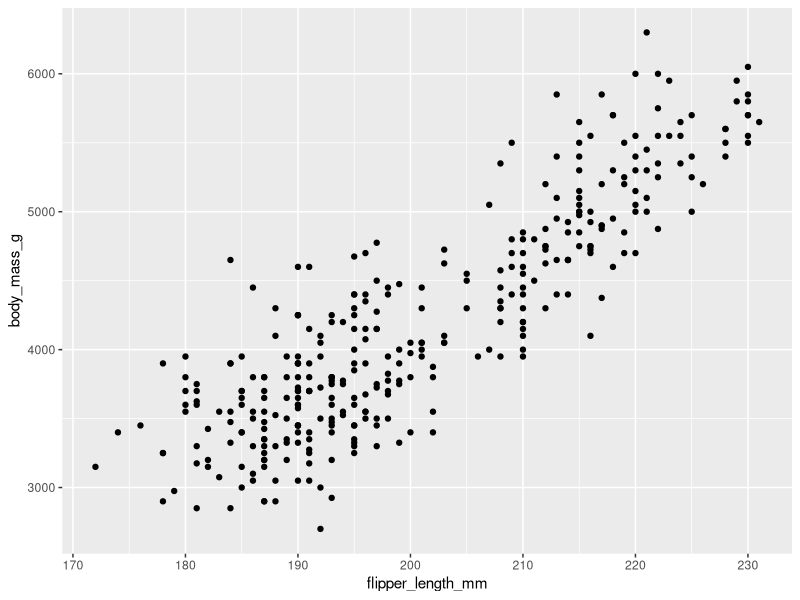
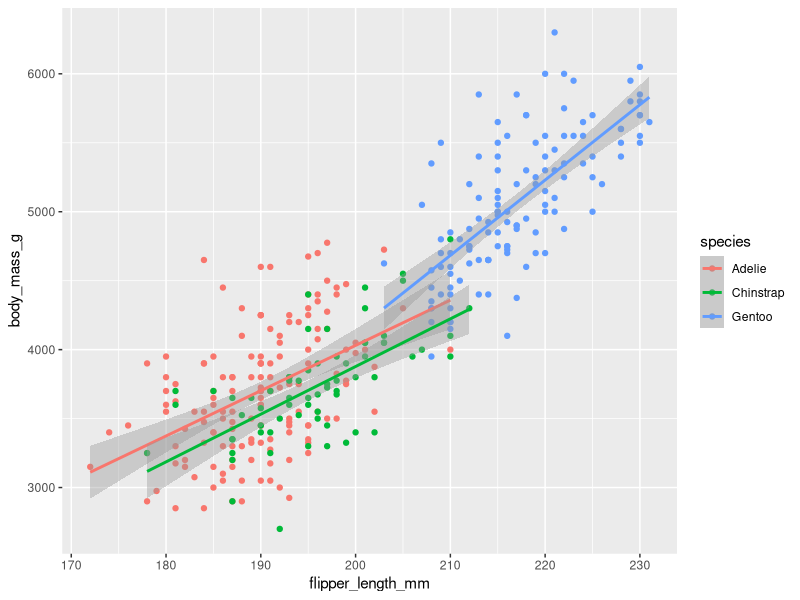
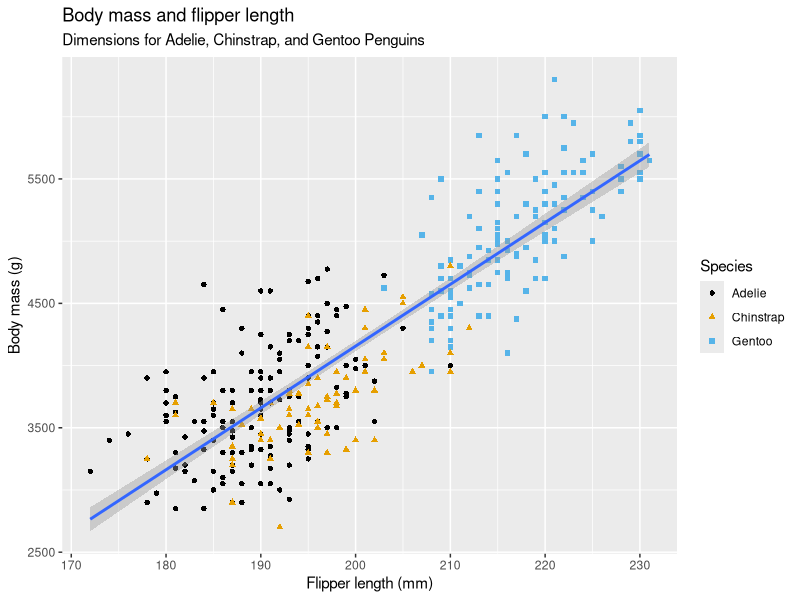
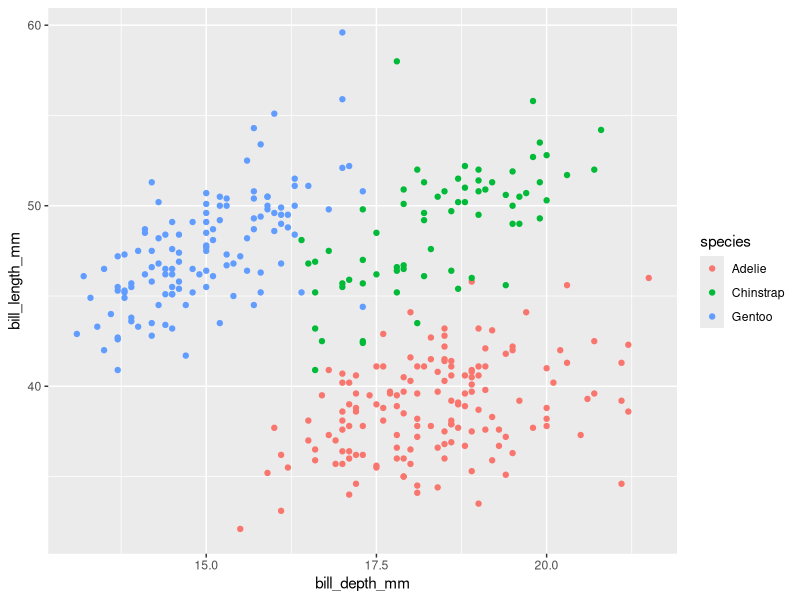
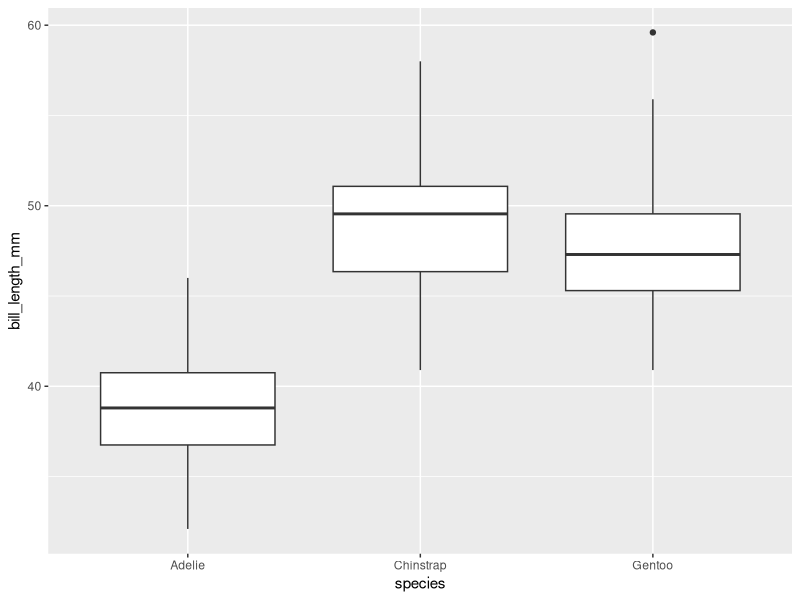
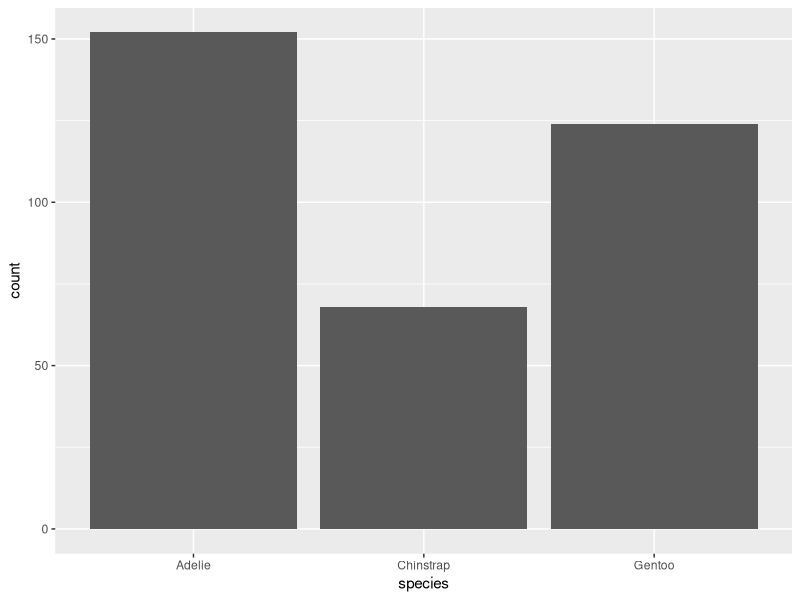
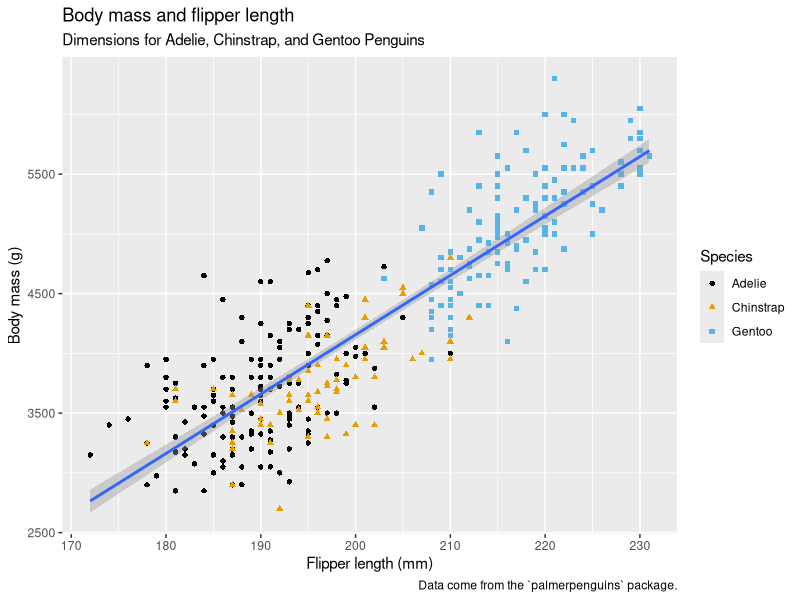
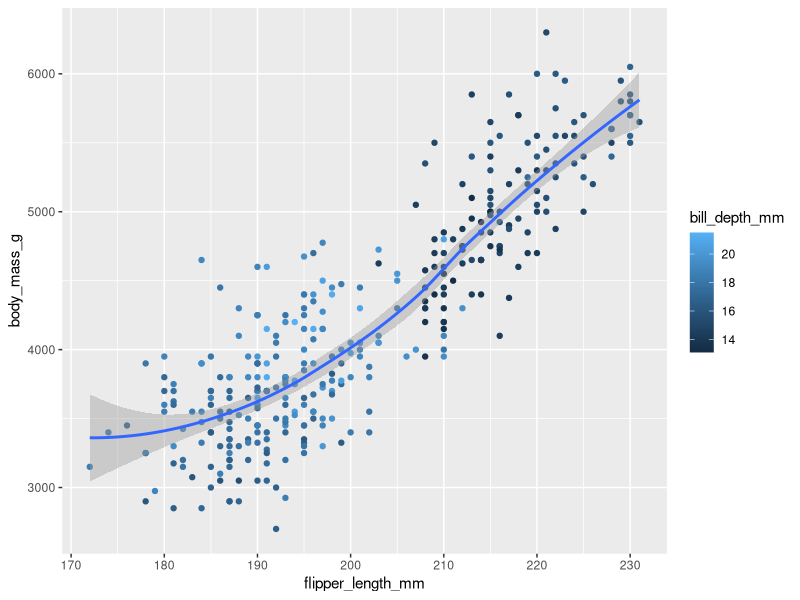

R code for these plots, in order:
## Introduction
### Prerequisites
library(tidyverse)
library(palmerpenguins)
library(ggthemes)

## First steps
### The `penguins` data frame
penguins

glimpse(penguins)

? penguins

### Ultimate goal
### Creating a ggplot
ggplot(
  data=penguins,
  mapping=aes(x=flipper_length_mm, y=body_mass_g)
)+
  geom_point()

### Adding aesthetics and layers
ggplot(
  data=penguins,
  mapping=aes(x=flipper_length_mm, y=body_mass_g, color = species)
)+
  geom_point()+
  geom_smooth(method = "lm")

ggplot(
  data=penguins,
  mapping=aes(x=flipper_length_mm, y=body_mass_g)
)+
  geom_point(mapping = aes(color = species, shape = species))+
  geom_smooth(method = "lm")+
  labs(
    title = "Body mass and flipper length",
    subtitle = "Dimensions for Adelie, Chinstrap, and Gentoo Penguins",
    x = "Flipper length (mm)", y = "Body mass (g)",
    color = "Species", shape = "Species"
  ) +
  scale_color_colorblind()

### Exercises
nrow(penguins)
ncol(penguins)

?penguins

ggplot(penguins,
       aes(bill_depth_mm, bill_length_mm, color=species))+
  geom_point()

ggplot(
  penguins,
  aes(species, bill_length_mm))+
  geom_boxplot()

ggplot(data = penguins, aes(species)) + 
  geom_bar()

ggplot(
  data=penguins,
  mapping=aes(x=flipper_length_mm, y=body_mass_g)
)+
  geom_point(mapping = aes(color = species, shape = species))+
  geom_smooth(method = "lm")+
  labs(
    title = "Body mass and flipper length",
    subtitle = "Dimensions for Adelie, Chinstrap, and Gentoo Penguins",
    x = "Flipper length (mm)", y = "Body mass (g)",
    color = "Species", shape = "Species",
    caption = "Data come from the `palmerpenguins` package."
  ) +
  scale_color_colorblind()

ggplot(
  data = penguins,
  mapping = aes(x = flipper_length_mm, y = body_mass_g)
) +
  geom_point(aes(color = bill_depth_mm)) +
  geom_smooth()

## ggplot2 calls
ggplot(
  data = penguins,
  mapping = aes(x = flipper_length_mm, y = body_mass_g)
) +
  geom_point()

ggplot(penguins, aes(x = flipper_length_mm, y = body_mass_g)) + 
  geom_point()

## Visualizing distribuitions
### A categorical variable
ggplot(penguins, aes(x = species)) +
  geom_bar()

ggplot(penguins, aes(x = fct_infreq(species))) +
  geom_bar()

### A numerical variable
ggplot(penguins, aes(x = body_mass_g)) +
  geom_histogram(binwidth = 200)

ggplot(penguins, aes(x = body_mass_g)) +
  geom_histogram(binwidth = 20)
ggplot(penguins, aes(x = body_mass_g)) +
  geom_histogram(binwidth = 2000)

ggplot(penguins, aes(x = body_mass_g)) +
  geom_density()

### Exercises
ggplot(penguins, aes(y = species)) +
  geom_bar()
